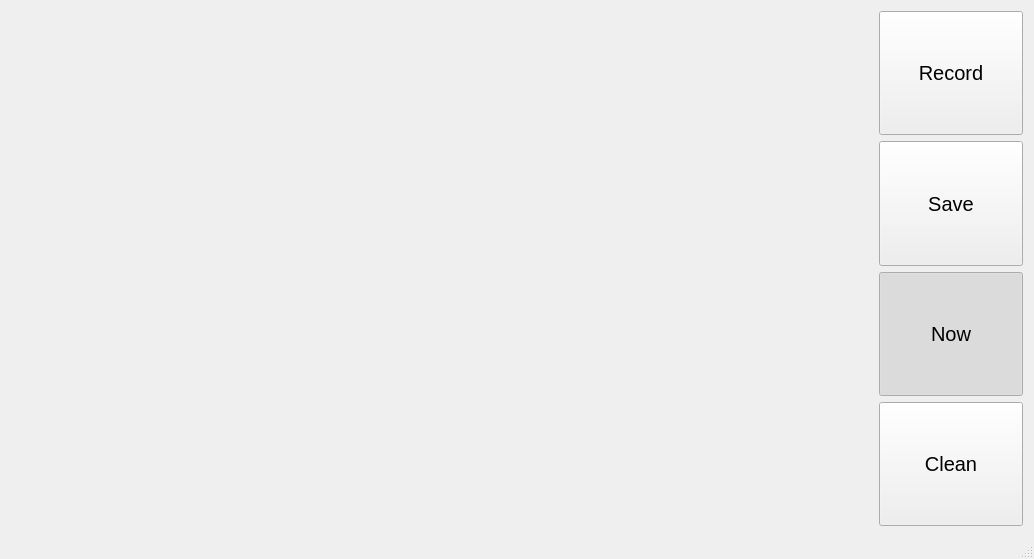
<?xml version="1.0" encoding="UTF-8"?>
<ui version="4.0">
 <class>MainWindow</class>
 <widget class="QMainWindow" name="MainWindow">
  <property name="geometry">
   <rect>
    <x>0</x>
    <y>0</y>
    <width>1034</width>
    <height>559</height>
   </rect>
  </property>
  <property name="windowTitle">
   <string>Meusure Autonomie</string>
  </property>
  <widget class="QWidget" name="centralWidget">
   <layout class="QGridLayout" name="gridLayout" columnstretch="6,1">
    <item row="0" column="0">
     <widget class="QCustomPlot" name="graph" native="true">
      <property name="minimumSize">
       <size>
        <width>400</width>
        <height>300</height>
       </size>
      </property>
     </widget>
    </item>
    <item row="0" column="1">
     <layout class="QVBoxLayout" name="verticalLayout">
      <item>
       <widget class="QPushButton" name="record">
        <property name="sizePolicy">
         <sizepolicy hsizetype="Minimum" vsizetype="MinimumExpanding">
          <horstretch>0</horstretch>
          <verstretch>0</verstretch>
         </sizepolicy>
        </property>
        <property name="minimumSize">
         <size>
          <width>0</width>
          <height>40</height>
         </size>
        </property>
        <property name="font">
         <font>
          <pointsize>15</pointsize>
         </font>
        </property>
        <property name="text">
         <string>Record</string>
        </property>
        <property name="shortcut">
         <string>R</string>
        </property>
        <property name="checkable">
         <bool>true</bool>
        </property>
       </widget>
      </item>
      <item>
       <widget class="QPushButton" name="save">
        <property name="sizePolicy">
         <sizepolicy hsizetype="Minimum" vsizetype="MinimumExpanding">
          <horstretch>0</horstretch>
          <verstretch>0</verstretch>
         </sizepolicy>
        </property>
        <property name="minimumSize">
         <size>
          <width>0</width>
          <height>40</height>
         </size>
        </property>
        <property name="font">
         <font>
          <pointsize>15</pointsize>
         </font>
        </property>
        <property name="text">
         <string>Save</string>
        </property>
        <property name="shortcut">
         <string>S</string>
        </property>
        <property name="checkable">
         <bool>false</bool>
        </property>
       </widget>
      </item>
      <item>
       <widget class="QPushButton" name="now">
        <property name="sizePolicy">
         <sizepolicy hsizetype="Minimum" vsizetype="MinimumExpanding">
          <horstretch>0</horstretch>
          <verstretch>0</verstretch>
         </sizepolicy>
        </property>
        <property name="minimumSize">
         <size>
          <width>0</width>
          <height>40</height>
         </size>
        </property>
        <property name="font">
         <font>
          <pointsize>15</pointsize>
         </font>
        </property>
        <property name="text">
         <string>Now</string>
        </property>
        <property name="shortcut">
         <string>N</string>
        </property>
        <property name="checkable">
         <bool>true</bool>
        </property>
        <property name="checked">
         <bool>true</bool>
        </property>
       </widget>
      </item>
      <item>
       <widget class="QPushButton" name="clear">
        <property name="sizePolicy">
         <sizepolicy hsizetype="Minimum" vsizetype="MinimumExpanding">
          <horstretch>0</horstretch>
          <verstretch>0</verstretch>
         </sizepolicy>
        </property>
        <property name="minimumSize">
         <size>
          <width>0</width>
          <height>40</height>
         </size>
        </property>
        <property name="font">
         <font>
          <pointsize>15</pointsize>
         </font>
        </property>
        <property name="text">
         <string>Clean</string>
        </property>
        <property name="shortcut">
         <string>C</string>
        </property>
        <property name="checkable">
         <bool>false</bool>
        </property>
       </widget>
      </item>
     </layout>
    </item>
   </layout>
  </widget>
  <widget class="QMenuBar" name="menuBar">
   <property name="geometry">
    <rect>
     <x>0</x>
     <y>0</y>
     <width>1034</width>
     <height>20</height>
    </rect>
   </property>
  </widget>
  <widget class="QStatusBar" name="statusBar"/>
 </widget>
 <layoutdefault spacing="6" margin="11"/>
 <customwidgets>
  <customwidget>
   <class>QCustomPlot</class>
   <extends>QWidget</extends>
   <header>customplot/qcustomplot.h</header>
   <container>1</container>
  </customwidget>
 </customwidgets>
 <resources/>
 <connections/>
</ui>
